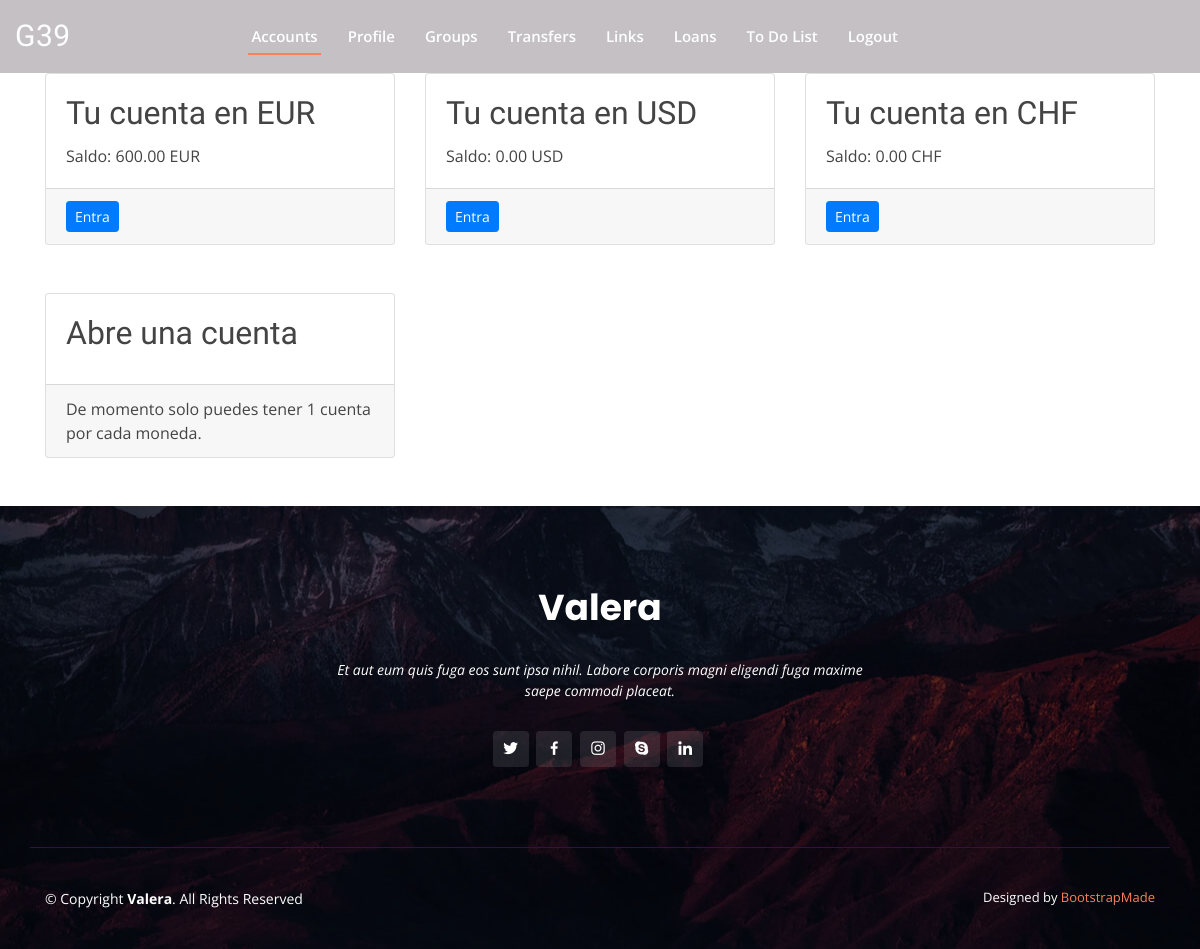
/account/ (signed in), run on the app's committed database.
### cuenta/models.py (models this page shows, shortened)
class Cuenta(models.Model):
    created = models.DateTimeField(auto_now_add=True)
    updated = models.DateTimeField(auto_now=True)
    user = models.ForeignKey(User, on_delete=models.PROTECT)
    id = models.CharField(max_length=35, default=uuid.uuid4, primary_key=True, editable=False, db_index=True)
    activation = models.BooleanField(default=True)
    viban = models.CharField(max_length=35, null=True)
    currency = models.CharField(max_length=3, choices=supported_currencies, default='EUR')
    balance = models.DecimalField(max_digits=10, decimal_places=2, default=0.00)
    wid = models.IntegerField(verbose_name='Wallet ID', default=0)
    description = models.CharField(max_length=200)
    def get_absolute_url(self):
        return reverse('cuentaview', args=[self.id])

### cuenta/views.py (the view)
# urls.py: path('', CuentaList.as_view(), name='cuentalist')
class CuentaList(LoginRequiredMixin, ListView):
    model = Cuenta
    template_name = 'cuenta/list.html'
    context_object_name = 'cuentas'
    def get_queryset(self):
        qs = super(CuentaList, self).get_queryset()
        return qs.filter(user=self.request.user)

### cuenta/templates/cuenta/list.html (shortened to what this page needs)
{% extends "base.html" %}
{% block content %}
  <div class="container">
    <div class="row">
    {% for cuenta in cuentas %}
      <div class="col-md-4 mb-5">
        <div class="card h-100">
          <div class="card-body">
            <h2 class="card-title">Tu cuenta en {{ cuenta.currency }}</h2>
            <p class="card-text">Saldo: {{ cuenta.balance }} {{ cuenta.currency }}</p>
          </div>
          <div class="card-footer">
            <a href="{{ cuenta.get_absolute_url }}" class="btn btn-primary btn-sm">Entra</a>
          </div>
        </div>
      </div>
    {% endfor %}
    <div class="col-md-4 mb-5">
        <div class="card h-100">
          <div class="card-body">
            <h2 class="card-title">Abre una cuenta</h2>
          </div>
          <div class="card-footer">
            {% if cuentas|length < 3 %}
            <a href="{% url 'cuentacreate' %}" class="btn btn-primary btn-sm">Abre tu cuenta</a>
            {% else %}
            <p class="card-text">De momento solo puedes tener 1 cuenta por cada moneda.</p>
            {% endif %}
          </div>
        </div>
      </div>
    </div>
  </div>
{% endblock %}

### static/assets/css/style.css (style rules this page uses)
body { font-family: "Open Sans", sans-serif; color: #444444; }
a { color: #ff7f5d; }
h1, h2, h3, h4, h5, h6 { font-family: "Raleway", sans-serif; }

### data on the page
Cuenta: currency "EUR", balance "600.00"
Cuenta: currency "USD", balance "0.00"
Cuenta: currency "CHF", balance "0.00"
